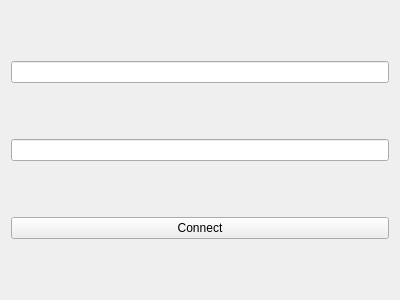
<?xml version="1.0" encoding="UTF-8"?>
<ui version="4.0">
 <class>MainWindow</class>
 <widget class="QMainWindow" name="MainWindow">
  <property name="geometry">
   <rect>
    <x>0</x>
    <y>0</y>
    <width>400</width>
    <height>300</height>
   </rect>
  </property>
  <property name="windowTitle">
   <string>MainWindow</string>
  </property>
  <widget class="QWidget" name="centralWidget">
   <layout class="QGridLayout" name="gridLayout">
    <item row="0" column="0">
     <widget class="QLineEdit" name="lineEditUsername"/>
    </item>
    <item row="1" column="0">
     <widget class="QLineEdit" name="lineEditPassword"/>
    </item>
    <item row="2" column="0">
     <widget class="QPushButton" name="buttonConnect">
      <property name="text">
       <string>Connect</string>
      </property>
     </widget>
    </item>
   </layout>
  </widget>
 </widget>
 <layoutdefault spacing="6" margin="11"/>
 <resources/>
 <connections/>
</ui>
